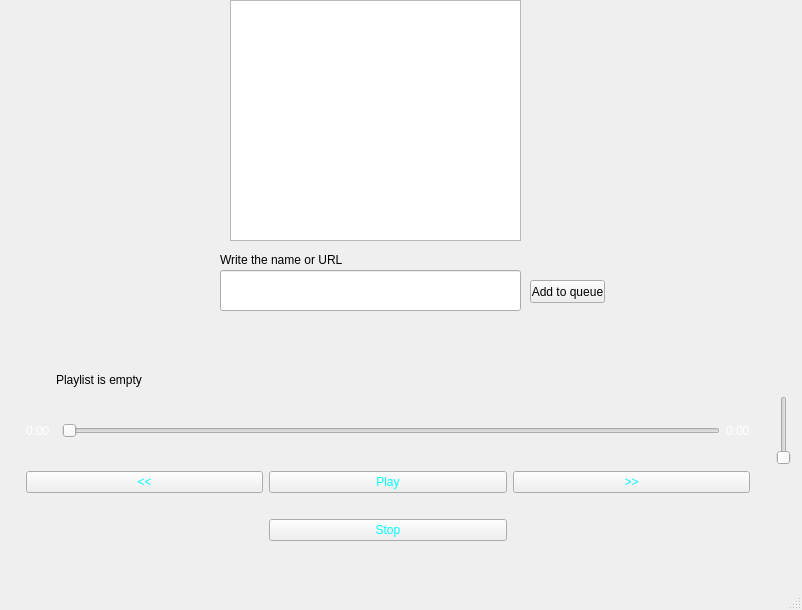
<?xml version="1.0" encoding="UTF-8"?>
<ui version="4.0">
 <class>ToxicMusicPlayer</class>
 <widget class="QMainWindow" name="ToxicMusicPlayer">
  <property name="geometry">
   <rect>
    <x>0</x>
    <y>0</y>
    <width>802</width>
    <height>610</height>
   </rect>
  </property>
  <property name="windowTitle">
   <string>ToxicMusicPlayer</string>
  </property>
  <property name="styleSheet">
   <string notr="true">background-image: url(source/image/backForForm.jpg);</string>
  </property>
  <widget class="QWidget" name="centralwidget">
   <widget class="QWidget" name="gridLayoutWidget">
    <property name="geometry">
     <rect>
      <x>0</x>
      <y>370</y>
      <width>791</width>
      <height>191</height>
     </rect>
    </property>
    <layout class="QGridLayout" name="gridLayout">
     <item row="1" column="0" rowspan="2">
      <spacer name="verticalSpacer_2">
       <property name="orientation">
        <enum>Qt::Vertical</enum>
       </property>
       <property name="sizeHint" stdset="0">
        <size>
         <width>20</width>
         <height>40</height>
        </size>
       </property>
      </spacer>
     </item>
     <item row="2" column="1" colspan="4">
      <layout class="QGridLayout" name="gridLayout_2">
       <item row="5" column="0" colspan="3">
        <spacer name="horizontalSpacer">
         <property name="orientation">
          <enum>Qt::Horizontal</enum>
         </property>
         <property name="sizeHint" stdset="0">
          <size>
           <width>40</width>
           <height>20</height>
          </size>
         </property>
        </spacer>
       </item>
       <item row="0" column="2">
        <widget class="QPushButton" name="playNext">
         <property name="styleSheet">
          <string notr="true">background-image: url(source/image/backButton.jpg);
color: rgb(0, 255, 255);
</string>
         </property>
         <property name="text">
          <string>&gt;&gt;</string>
         </property>
        </widget>
       </item>
       <item row="0" column="1">
        <widget class="QPushButton" name="Play_Pause">
         <property name="styleSheet">
          <string notr="true">background-image: url(source/image/backButton.jpg);
color: rgb(0, 255, 255);</string>
         </property>
         <property name="text">
          <string>Play</string>
         </property>
        </widget>
       </item>
       <item row="0" column="0">
        <widget class="QPushButton" name="playBack">
         <property name="styleSheet">
          <string notr="true">background-image: url(source/image/backButton.jpg);
color: rgb(0, 255, 255);</string>
         </property>
         <property name="text">
          <string>&lt;&lt;</string>
         </property>
        </widget>
       </item>
       <item row="1" column="0" colspan="3">
        <spacer name="horizontalSpacer_2">
         <property name="orientation">
          <enum>Qt::Horizontal</enum>
         </property>
         <property name="sizeHint" stdset="0">
          <size>
           <width>40</width>
           <height>20</height>
          </size>
         </property>
        </spacer>
       </item>
       <item row="2" column="1">
        <widget class="QPushButton" name="playStop">
         <property name="styleSheet">
          <string notr="true">background-image: url(source/image/backButton.jpg);
color: rgb(0, 255, 255);</string>
         </property>
         <property name="text">
          <string>Stop</string>
         </property>
        </widget>
       </item>
      </layout>
     </item>
     <item row="1" column="3">
      <widget class="QSlider" name="timeSlider">
       <property name="orientation">
        <enum>Qt::Horizontal</enum>
       </property>
      </widget>
     </item>
     <item row="1" column="4">
      <widget class="QLabel" name="songTime">
       <property name="styleSheet">
        <string notr="true">color: rgb(255, 255, 255);</string>
       </property>
       <property name="text">
        <string>0:00</string>
       </property>
      </widget>
     </item>
     <item row="0" column="5" rowspan="3">
      <spacer name="verticalSpacer">
       <property name="orientation">
        <enum>Qt::Vertical</enum>
       </property>
       <property name="sizeHint" stdset="0">
        <size>
         <width>20</width>
         <height>40</height>
        </size>
       </property>
      </spacer>
     </item>
     <item row="0" column="2" colspan="2">
      <widget class="QLabel" name="songName">
       <property name="text">
        <string>Playlist is empty</string>
       </property>
      </widget>
     </item>
     <item row="0" column="0" colspan="2">
      <spacer name="horizontalSpacer_3">
       <property name="orientation">
        <enum>Qt::Horizontal</enum>
       </property>
       <property name="sizeHint" stdset="0">
        <size>
         <width>40</width>
         <height>20</height>
        </size>
       </property>
      </spacer>
     </item>
     <item row="1" column="1">
      <widget class="QLabel" name="timeAfterStart">
       <property name="autoFillBackground">
        <bool>false</bool>
       </property>
       <property name="styleSheet">
        <string notr="true">color: rgb(255, 255, 255);</string>
       </property>
       <property name="text">
        <string>0:00</string>
       </property>
      </widget>
     </item>
     <item row="1" column="6">
      <widget class="QSlider" name="volumeSlider">
       <property name="orientation">
        <enum>Qt::Vertical</enum>
       </property>
      </widget>
     </item>
    </layout>
   </widget>
   <widget class="QGraphicsView" name="graphicsView">
    <property name="geometry">
     <rect>
      <x>230</x>
      <y>0</y>
      <width>291</width>
      <height>241</height>
     </rect>
    </property>
    <property name="styleSheet">
     <string notr="true"/>
    </property>
   </widget>
   <widget class="QLineEdit" name="AddMusic">
    <property name="geometry">
     <rect>
      <x>220</x>
      <y>270</y>
      <width>301</width>
      <height>41</height>
     </rect>
    </property>
    <property name="text">
     <string/>
    </property>
   </widget>
   <widget class="QLabel" name="label_WriteNameorUrl">
    <property name="geometry">
     <rect>
      <x>220</x>
      <y>250</y>
      <width>181</width>
      <height>20</height>
     </rect>
    </property>
    <property name="text">
     <string>Write the name or URL</string>
    </property>
   </widget>
   <widget class="QPushButton" name="AddMusicButton">
    <property name="enabled">
     <bool>true</bool>
    </property>
    <property name="geometry">
     <rect>
      <x>530</x>
      <y>280</y>
      <width>75</width>
      <height>23</height>
     </rect>
    </property>
    <property name="text">
     <string>Add to queue</string>
    </property>
   </widget>
  </widget>
  <widget class="QMenuBar" name="menubar">
   <property name="geometry">
    <rect>
     <x>0</x>
     <y>0</y>
     <width>802</width>
     <height>21</height>
    </rect>
   </property>
  </widget>
  <widget class="QStatusBar" name="statusbar"/>
 </widget>
 <resources/>
 <connections/>
</ui>
